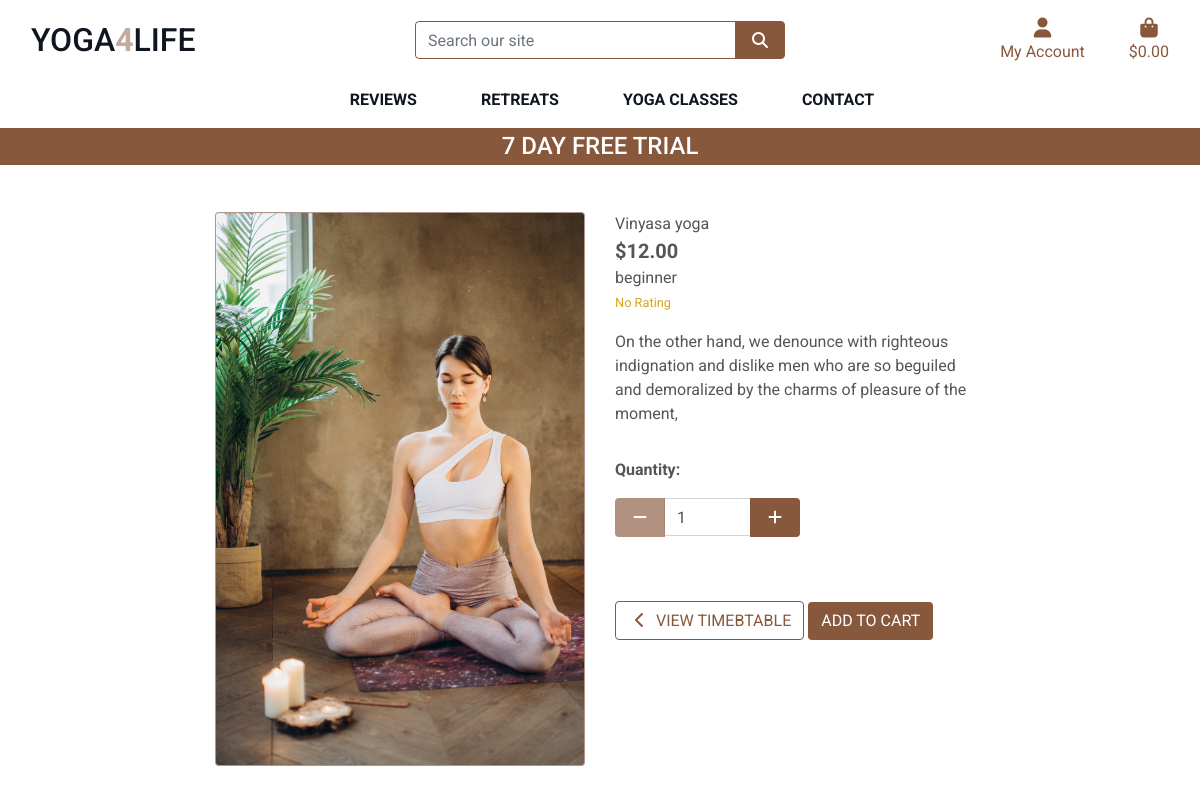
The page /classes/7/ on the database its author committed.
### classes/models.py (models this page shows, shortened)
class Class(models.Model):
    class Meta:
        verbose_name_plural = 'Classes'
    DAYS_OF_THE_WEEK = (
        ('1', 'Monday'),
        ('2', 'Tuesday'),
        ('3', 'Wednesday'),
        ('4', 'Thursday'),
        ('5', 'Friday'),
        ('6', 'Saturday')
    )
    level = models.ForeignKey('Level', null=True, blank=True, on_delete=models.SET_NULL)
    sku = models.CharField(max_length=254, null=True, blank=True)
    name = models.CharField(max_length=254)
    description = models.TextField()
    price = models.DecimalField(max_digits=6, decimal_places=2)
    dificulty = models.DecimalField(max_digits=6, decimal_places=0, null=True, blank=True)
    image_url = models.URLField(max_length=1024, null=True, blank=True)
    image = models.ImageField(null=True, blank=True)
    day = models.CharField(max_length=1, choices=DAYS_OF_THE_WEEK)
    time = models.DateTimeField()

class Level(models.Model):
    name = models.CharField(max_length=254)
    friendly_name = models.CharField(max_length=254, null=True, blank=True)
    def __str__(self):
        return self.name

### classes/views.py (the view)
# urls.py: path('<class_id>/', views.class_detail, name='class_detail'),
def class_detail(request, class_id):
    class_detail = get_object_or_404(Class, pk=class_id)
    context = {
        'class': class_detail,
    }
    return render(request, 'classes/class_detail.html', context)

### cart/contexts.py (called while the page is built, shortened)
def cart_contents(request):
    cart_items = []
    total = 0
    product_count = 0
    cart = request.session.get('cart', {})
    grand_total = total
    context = {
        'cart_items': cart_items,
        'total': total,
        'retreat_count': product_count,
        'grand_total': grand_total,
    }
    return context

### classes/templates/classes/class_detail.html (shortened to what this page needs)
{% extends "base.html" %}
{% load static %}
{% block page_header %}
    <div class="container header-container">
    </div>
{% endblock %}
{% block content %}
   <div class="container-fluid">
        <div class="row">
            <div class="col-12 col-md-6 col-lg-4 offset-lg-2">
                <div class="image-container my-5 card">
                    {% if class.image %}
                        <a href="{{ class.image.url }}" target="_blank">
                            <img class=" img-fluid" src="{{ class.image.url }}" alt="{{ class.name }}">
                        </a>
                        {% else %}
                        <a href="">
                            <img class=" img-fluid" src="{{ MEDIA_URL }}noimage.png" alt="{{ class.name }}">
                        </a>
                    {% endif %}
                </div>
            </div>
            <div class="col-12 col-md-6 col-lg-4">
                <div class="class-details-container mb-5 mt-md-5">
                    <p class="mb-0">{{ class.name }}</p>
                    <p class="lead mb-0 text-left font-weight-bold">${{ class.price }}</p>
                    <p class="mb-0">{{ class.level }}</p>
                    {% if class.rating %}
                        <small class="text-gold"><i class="fas fa-star mr-1"></i>{{ class.dificulty }} / 5</small>
                    {% else %}
                        <small class="text-gold">No Rating</small>
                    {% endif %}
                    <p class="mt-3">{{ class.description }}</p>
                    <form class="form" action="{% url 'add_to_cart' class.id 'class' %}" method="POST">
                        <div class="form-row">
                            <div class="col-12">
                                <p class="mt-3"><strong>Quantity:</strong></p>
                                <div class="form-group w-50">
                                    <div class="input-group">
                                        <div class="input-group-prepend">
                                            <button class="decrement-qty btn btn-brown rounded-1"
                                                data-item_id="{{ class.id }}" id="decrement-qty_{{ class.id }}">
                                                <span class="icon">
                                                    <i class="fas fa-minus"></i>
                                                </span>
                                            </button>
                                        </div>
                                        <input class="form-control qty_input" type="number" name="quantity" value="1" min="1" max="99" data-item_id="{{ class.id }}" id="id_qty_{{ class.id }}">
                                        <div class="input-group-append">
                                            <button class="increment-qty btn btn-brown rounded-1"
                                                data-item_id="{{ class.id }}" id="increment-qty_{{ class.id }}">
                                                <span class="icon">
                                                    <i class="fas fa-plus"></i>
                                                </span>
                                            </button>
                                        </div>
                                    </div>
                                </div>
                            </div>
                            <div class="col-12">
                                <a href="{% url 'classes' %}" class="btn btn-outline-brown rounded-1 mt-5">
                                    <span class="icon">
                                        <i class="fas fa-chevron-left"></i>
                                    </span>
                                    <span class="text-uppercase">View Timebtable</span>
                                </a>
                                <input type="submit" class="btn btn-brown rounded-1 text-uppercase mt-5" value="Add to cart">
                            </div>
                        </div>
                    </form>
                </div>
            </div>
        </div>
    </div>
    {% endblock %}

### static/css/base.css (style rules this page uses)
html { height: 100%; }
body { height: calc(100vh - 164px); color: #555; font-family: 'Roboto', sans-serif; }
.icon { align-items: center; display: inline-flex; justify-content: center; height: 1.5rem; width: 1.5rem; }
.btn-brown { background: #88583d; color: white; }
.btn-outline-brown { background: rgba(255, 255, 255, 0); color: #88583d !important; border: 1px solid #88583d; }
.text-gold { color: goldenrod !important; }
.card { color: white; background-color:#c6aaa0; border-radius: 4px; overflow: hidden; }
@media (min-width: 1200px) { .container { max-width: 80%; } }
@media (min-width: 992px) { .header-container { padding-top: 164px; } }

### rows shown on the page
Class: image (picture), name "Vinyasa yoga", price "12.00", level "beginner", description "On the other hand, we denounce with righteous indignation and dislike men who are so beguiled and demoralized by the charms of pleasure of the moment,"
